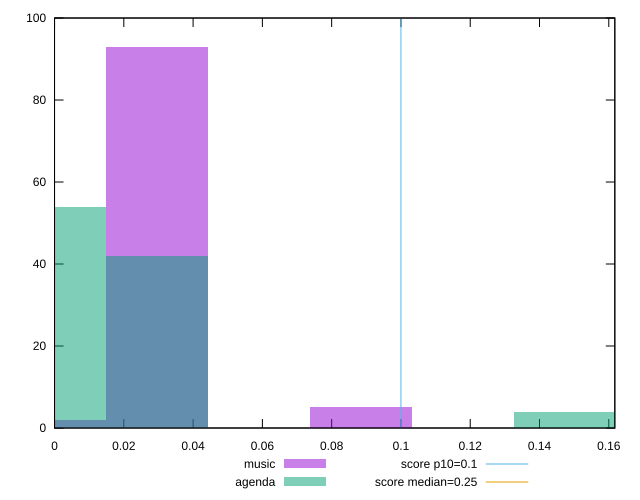

The gnuplot source for this figure:
reset

$music <<EOF
0.02949601536733719 93
0.08848804610201157 5
0 2
EOF

$agenda <<EOF
0.14748007683668596 4
0 54
0.02949601536733719 42
EOF

set key outside below
set boxwidth 0.02949601536733719
set xrange [0:0.1617432536019219]
set yrange [0:100]
set trange [0:100]
set style fill transparent solid 0.5 noborder

set parametric
set terminal svg size 640, 500 enhanced background rgb 'white'
set output "reports/report_00027_2021-02-24T12-40-31.850Z/cumulative-layout-shift/comparison/histogram/0_vs_1.svg"

plot $music title "music" with boxes, \
     $agenda title "agenda" with boxes, \
     0.1,t title "score p10=0.1", \
     0.25,t title "score median=0.25"

reset
